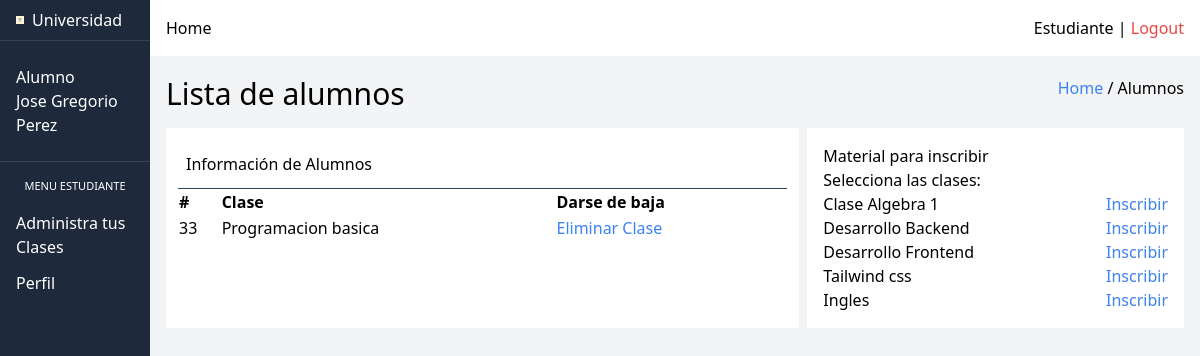
Screenshot of /index.php?action=show-clases-table (signed in) with the database file from the repository.
### tables this page shows
CREATE TABLE `clases` (
  `id` int(11) NOT NULL,
  `name` varchar(150) NOT NULL,
  `instructor_id` int(11) DEFAULT NULL
);

### src/DB.php (called while the page is built, shortened)
<?php
class DB
{
    private $pdo;
    public function __construct()
    {
        try {
            $host = $_ENV["DB_HOST"];
            $dbname = $_ENV["DB_DATABASE"];
            $port = $_ENV["DB_PORT"];
            $username = $_ENV["DB_USERNAME"];
            $password = $_ENV["DB_PASSWORD"];
            $attributes = [PDO::ATTR_ERRMODE => PDO::ERRMODE_EXCEPTION];
            $dsn = "mysql:host=$host;dbname=$dbname;port=$port";
            $this->pdo = new PDO($dsn, $username, $password, $attributes);
        } catch (PDOException $e) {
            echo "ERROR: " . $e->getMessage();
        }
    }
    public function connect()
    {
        return $this->pdo;
    }
}
?>

### src/models/Clases.php (called while the page is built, shortened)
<?php
require_once($_SERVER["DOCUMENT_ROOT"] . "/src/DB.php");
class Clases
{
    public function findClasesByStudentId($id)
    {
        $query = "SELECT clases.id as class_id, student.id as student_id, clases.name as class_name
                FROM user
                    INNER JOIN student
                        ON student.user_id = user.id
                     INNER JOIN studet_clases
                         ON studet_clases.id_student = student.id
                     INNER JOIN clases
                         ON studet_clases.id_clase = clases.id
                     WHERE student.id = :id;";
        $pdo = new DB();
        $stmnt = $pdo->connect()->prepare($query);
        $stmnt->bindParam(":id", $id, PDO::PARAM_INT);
        $stmnt->execute();
        $data = [];
        while ($row = $stmnt->fetch(PDO::FETCH_ASSOC)) {
            array_push($data, $row);
        }
        return $data;
    }
    public function findClasesNotRegisteredByStudentId($id)
    {
        $query = "SELECT clases.id as class_id, clases.name as class_name
                FROM clases
                WHERE clases.id NOT IN (
                    SELECT studet_clases.id_clase
                    FROM student
                    INNER JOIN studet_clases ON studet_clases.id_student = student.id
                    WHERE student.id = :id
        );";
        $pdo = new DB();
        $stmnt = $pdo->connect()->prepare($query);
        $stmnt->bindParam(":id", $id, PDO::PARAM_INT);
        $stmnt->execute();
        $data = [];
        while ($row = $stmnt->fetch(PDO::FETCH_ASSOC)) {
            array_push($data, $row);
        }
        return $data;
    }
}
?>

### src/views/student/student-class.php (the view, shortened to what this page needs)
<?php require $_SERVER['DOCUMENT_ROOT'] . '/src/templates/head.php'; ?>
</head>
<body>
    <div class="grid grid-cols-8 grid-flow-col">
        <?php require $_SERVER['DOCUMENT_ROOT'] . '/src/views/student/nav-aside.php'; ?>
        <main>
            <section class="p-4 ">
                <div class="flex justify-between mb-4">
                    <h1 class="text-3xl">Lista de alumnos</h1>
                    <div>
                        <a class="text-blue-500" href="/index.php">Home</a> / Alumnos
                    </div>
                </div>
                <div class="grid grid-cols-12 gap-2">
                    <div class="bg-white  divide-y divide-slate-700 p-3 col-start-1 col-span-8 ">
                        <div class="flex justify-between items-center px-2 py-3">
                            <span>Información de Alumnos</span>
                        </div>
                        <table class="w-full ">
                            <thead>
                                <tr>
                                    <td class="font-bold">#</td>
                                    <td class="font-bold">Clase</td>
                                    <td class="font-bold">Darse de baja</td>
                                </tr>
                            </thead>
                            <tbody>
                                <?php foreach ($studentClasses as $row) { ?>
                                    <tr>
                                        <td><?= $row["class_id"] ?></td>
                                        <td><?= $row["class_name"] ?></td>
                                        <td class="text-blue-500"><a href="/index.php?action=delete-student-class&class_id=<?= $row["class_id"] ?>&student_id=<?= $row["student_id"] ?>">Eliminar Clase</a></td>
                                    </tr>
                                <?php } ?>
                            </tbody>
                        </table>
                    </div>
                    <div class="col-start-9 col-span-12 w-full bg-white p-4">
                        <div class="divide-slate-700 ">
                            <h2>Material para inscribir</h2>
                        </div>
                        <span>Selecciona las clases:</span>
                        <div>
                            <?php foreach ($classesNotRegistered as $row) { ?>
                                <div class="flex justify-between items-center">
                                    <span><?= $row["class_name"] ?></span>
                                    <a class="text-blue-500" href="/index.php?action=add-student-class&class_id=<?= $row["class_id"] ?>&student_id=<?= $id ?>">Inscribir</a>
                                </div>
                            <?php } ?>
                        </div>
                    </div>
                </div>
            </section>
        </main>
    </div>
    </div>
</body>
</html>

### rows the page displays
clases: id "33", name "Programacion basica"
clases: name "Clase Algebra 1"
clases: name "Desarrollo Backend"
clases: name "Desarrollo Frontend"
clases: name "Tailwind css"
clases: name "Ingles"

### other values shown
$_SESSION["userData"]["firstname"] "Jose Gregorio"
$_SESSION["userData"]["lastname"] "Perez"
